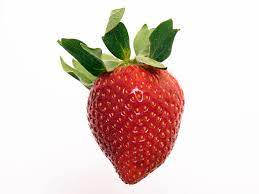
#> input picture image.jpg, 259 x 194 px
$ python process_image.py
#> lines starting #> are read from the running program, lines starting #| are printed output that depends on the picture; after the words box and inside, x2 and y2 are one past the last pixel; in counts of white or black regions, pixels touching at a corner belong together
import cv2
import numpy as np

# loads image
filename = "image.jpg"
img = cv2.imread(filename)
#> img is the input picture: shape (194, 259, 3); mean B, G, R 200.7, 206.5, 225.8

# convert to gray
gray = cv2.cvtColor(img, cv2.COLOR_BGR2GRAY)
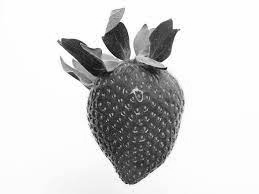
#> gray: shape (194, 259); min 4, max 255, mean 211.6
thresh = cv2.threshold(gray, 0, 255, cv2.THRESH_BINARY |
cv2.THRESH_OTSU)[1]
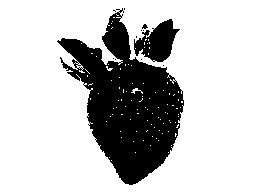
#> thresh: shape (194, 259); 76.4% white; 12 black regions (10 under 20 px), largest, box (x1, y1, x2, y2) and area: (57, 8, 184, 185) 10727, (134, 19, 180, 62) 1103
cv2.imshow('Image', thresh)

cv2.waitKey(0)

cv2.destroyAllWindows()
